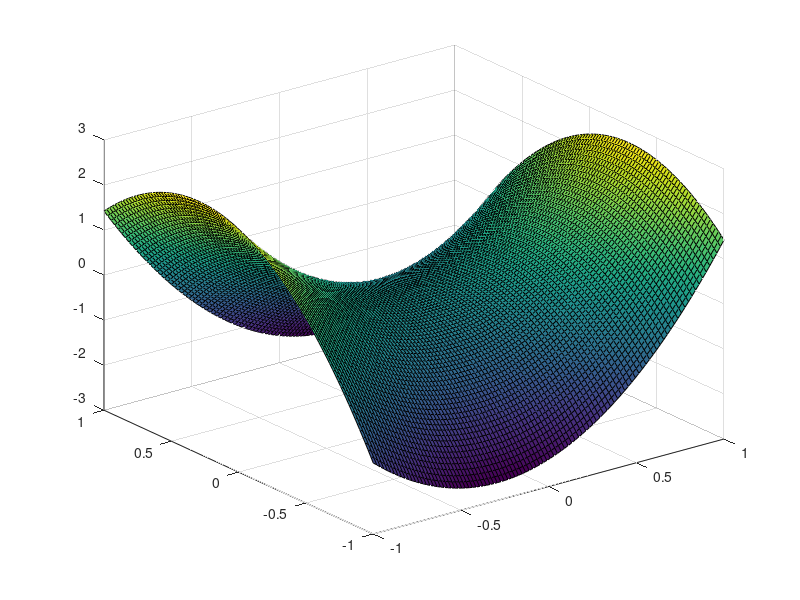

Write MATLAB code to recreate this figure. (Note: this script raises an error after producing the figure.)
clear
clc
close all;

%% Visualizing nonconvexity
dim = 2;
A = diag([-5 5]);
[q,~] = qr(randn(dim));
A = q'*A*q;
b = zeros(dim,1);

f = @(x) 0.5*x'*A*x+b'*x;
dist = linspace(-1,1,100);
mesh = zeros(length(dist));
for i = 1:length(dist)
    for j= 1:length(dist)
        x = [dist(i);dist(j)];
        mesh(i,j) = f(x);
    end
end
surf(dist,dist,mesh)
save('visualization.mat', 'mesh') 

%% Single Trial Run
clear
clc

% Algorithm Parameters
it = 100;
dim = 35;
convexParam.maxIt = it;
beckParam.maxIt = it;
sgdParam.epochs = it;
sgdParam.miniBatchProp = 1/4;
sgdParam.maxIt = ceil(sgdParam.epochs/sgdParam.miniBatchProp);

A = rand(dim);
A = A+A';
b = rand(dim,1);

[convex, beck, sgd,sdp] = solvingTRS(A,b,dim,convexParam,beckParam,sgdParam,[]);

% Generate output statistics/plots
figure();
subplot(2,2,1)
plot(1:convexParam.maxIt,convex.objVal)
title('TRS Using Convex Reformulation')

subplot(2,2,2)
plot(1:beckParam.maxIt, beck.objValX)
hold on
plot(1:beckParam.maxIt, beck.objValY)
title('TRS Using Double-Start FOCM')
legend('Starting at 0','Starting at random point','location','best')

subplot(2,2,3)
plot(1:sgdParam.maxIt,sgd.objVal)
title('TRS Using Stochastic Projected Gradient Descent')
save('iterationComparison','convex','beck','sgd','sdp')

%% Multiple Trial Run
clear
clc

% Algorithm Parameters
it = 200;
dim = 35;
convexParam.maxIt = it;
beckParam.maxIt = it;
sgdParam.epochs = it;
sgdParam.miniBatchProp = 1/4;
sgdParam.maxIt = ceil(sgdParam.epochs/sgdParam.miniBatchProp);
trials = 1000;

% Algorithm Instances
optVals = zeros(trials,3);
for j = 1:trials
    A = rand(dim);
    A = A+A';
    b = zeros(dim,1);
    [convex, beck, sgd] = solvingTRS(A,b,dim,convexParam,beckParam,sgdParam,[]);
    optVals(j,:) = [convex.optVal,beck.optVal,sgd.optVal];
end
relError = abs(optVals(:,1)-optVals(:,3))./optVals(:,1);
worstErr = max(relError);
save('ErrorAnalysis','relError','worstErr')

%% Large Dimension Run
clear
clc

% Algorithm Parameters
it = 70;
dim = [10,25,50,100,250,500,750];
timings = zeros(length(dim),4);
convexParam.maxIt = it;
beckParam.maxIt = it;
sgdParam.epochs = it;
sgdParam.miniBatchProp = 1/4;
sgdParam.maxIt = ceil(sgdParam.epochs/sgdParam.miniBatchProp);
sdpParam.run = 1;
 
for i = 1:length(dim)
    A = rand(dim(i));
    A = A+A';
    b = zeros(dim(i),1);
    
    [convex, beck, sgd, sdp] = solvingTRS(A,b,dim(i),convexParam,beckParam,sgdParam,sdpParam);
    timings(i,:) = [convex.time, beck.time,sgd.time,sdp.time];
end
save('Timings','timings')